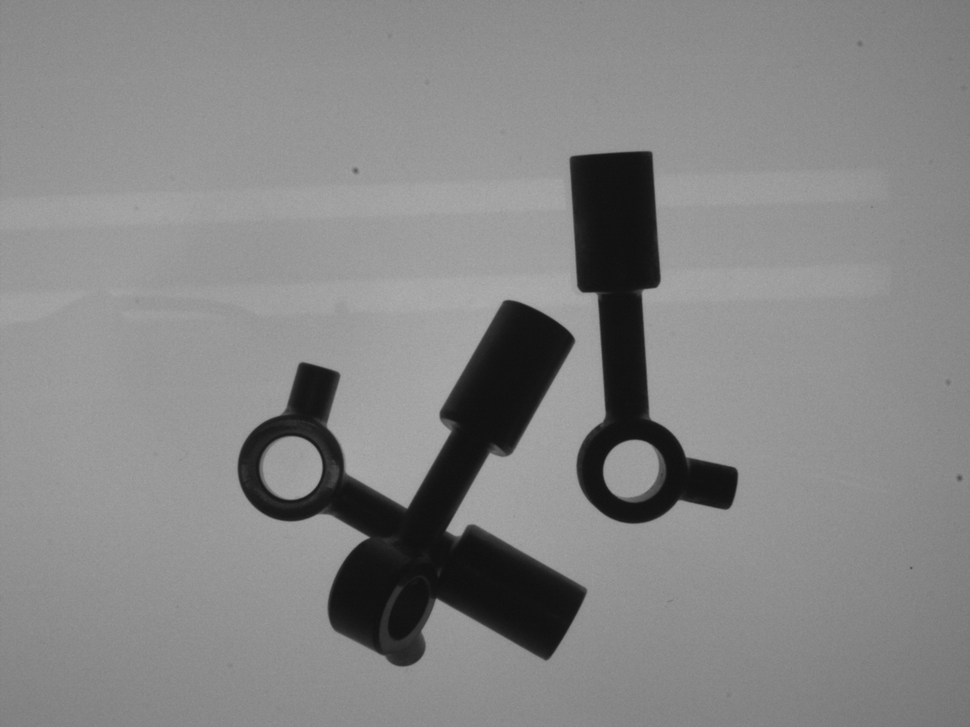
#> input picture data/imgSrc/sample-3.bmp, 970 x 727 px, shrunk from 1296 x 972 before the run, found by its file name
$ python detect_shape.py
#> lines starting #> are read from the running program, lines starting #| are printed output that depends on the picture; after the words box and inside, x2 and y2 are one past the last pixel; in counts of white or black regions, pixels touching at a corner belong together; long printed decimals are rounded
import cv2
import imutils
import numpy as np
# doc anh va template
sr0 = cv2.imread("data\imgSrc\sample-3.bmp")
#> sr0 is the input picture: shape (727, 970, 3); min 15, max 175, mean 133.4
img_src = cv2.cvtColor(sr0,cv2.COLOR_BGR2GRAY)

sr1= cv2.imread("data/imgSrc/template.bmp")
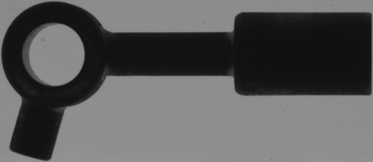
#> input picture data/imgSrc/template.bmp, 373 x 162 px, shrunk from 498 x 216 before the run
#> sr1 is the input picture: shape (162, 373, 3); min 16, max 148, mean 90.7
img_template = cv2.cvtColor(sr1,cv2.COLOR_BGR2GRAY)
# list method co the dung khi matching template eval(cv2.TM_CCOEFF),eval(cv2.TM_CCORR_NORMED),eval(cv2.TM_CCORR),eval(cv2.TM_SQDIFF),cv2.TM_SQDIFF_NORMED
method = eval("cv2.TM_CCOEFF_NORMED")
h, w = img_template.shape[::]
#> h = 162; w = 373

res = cv2.matchTemplate(img_src, img_template, method)
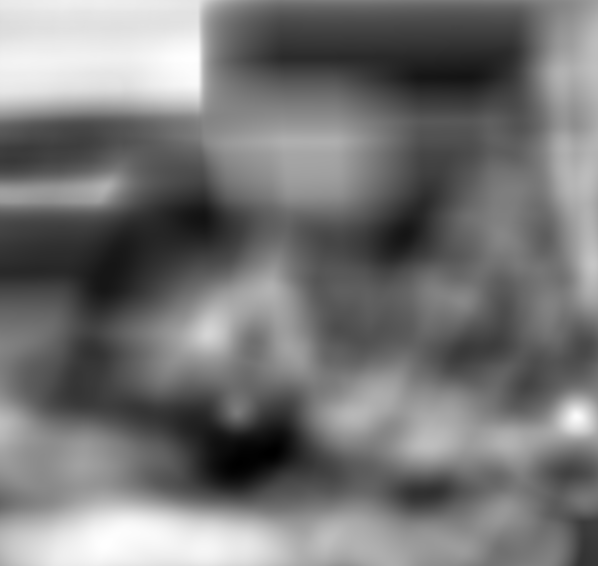
#> res: shape (566, 598) float32; min -0.339, max 0.391, mean -0.000995; drawn with min black and max white
print(cv2.minMaxLoc(res))
#| (-0.3386, 0.3915, (272, 452), (106, 544))

# xác dịnh tọa độ và vẽ khung cho template trên ảnh
minval,maxval,minloc,maxloc = cv2.minMaxLoc(res)
#> minval = -0.339; maxval = 0.391; minloc = (272, 452); maxloc = (106, 544)

if method in [cv2.TM_SQDIFF, cv2.TM_SQDIFF_NORMED]:
    topleft = minloc
else:
    topleft = maxloc
#> topleft = (106, 544)
#     de ve hinh chu nhat thi can biet toa do 2 goc cheo
bottomright= (topleft[0]+w,topleft[1]+h)
#> bottomright = (479, 706)
cv2.rectangle(sr0,topleft,bottomright,(0,255,255),1)
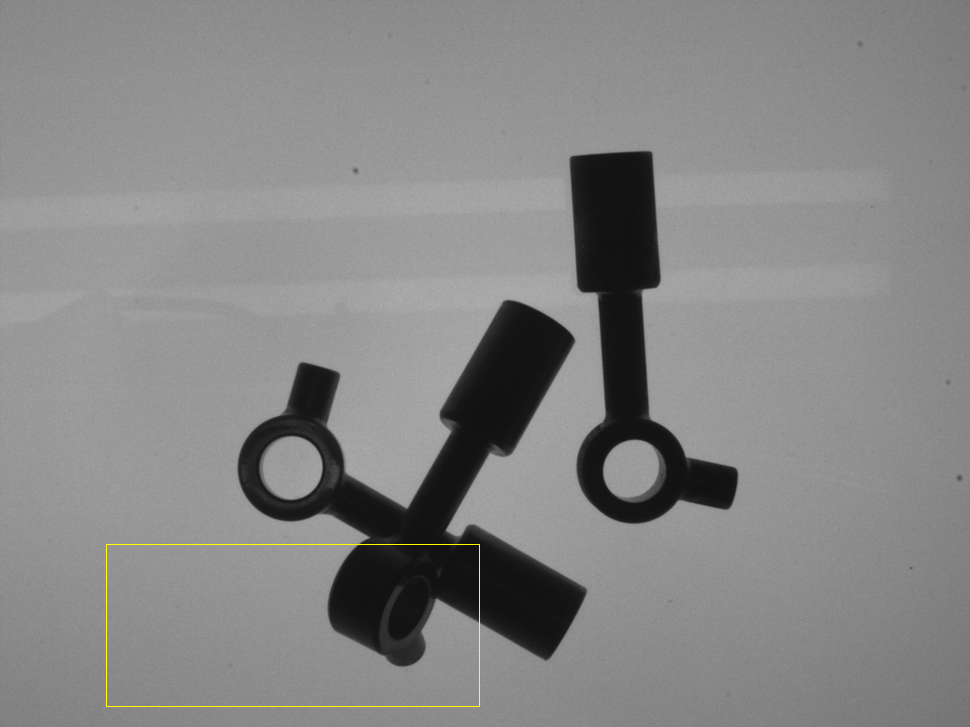
#> sr0: shape (727, 970, 3); 0.15% of pixels changed, all inside (x1, y1, x2, y2) = (106, 544, 480, 707)

# [17 lines of commented-out code are left out]
cv2.imshow("hinh dang",sr0)
cv2.waitKey(0)
cv2. destroyAllWindows
